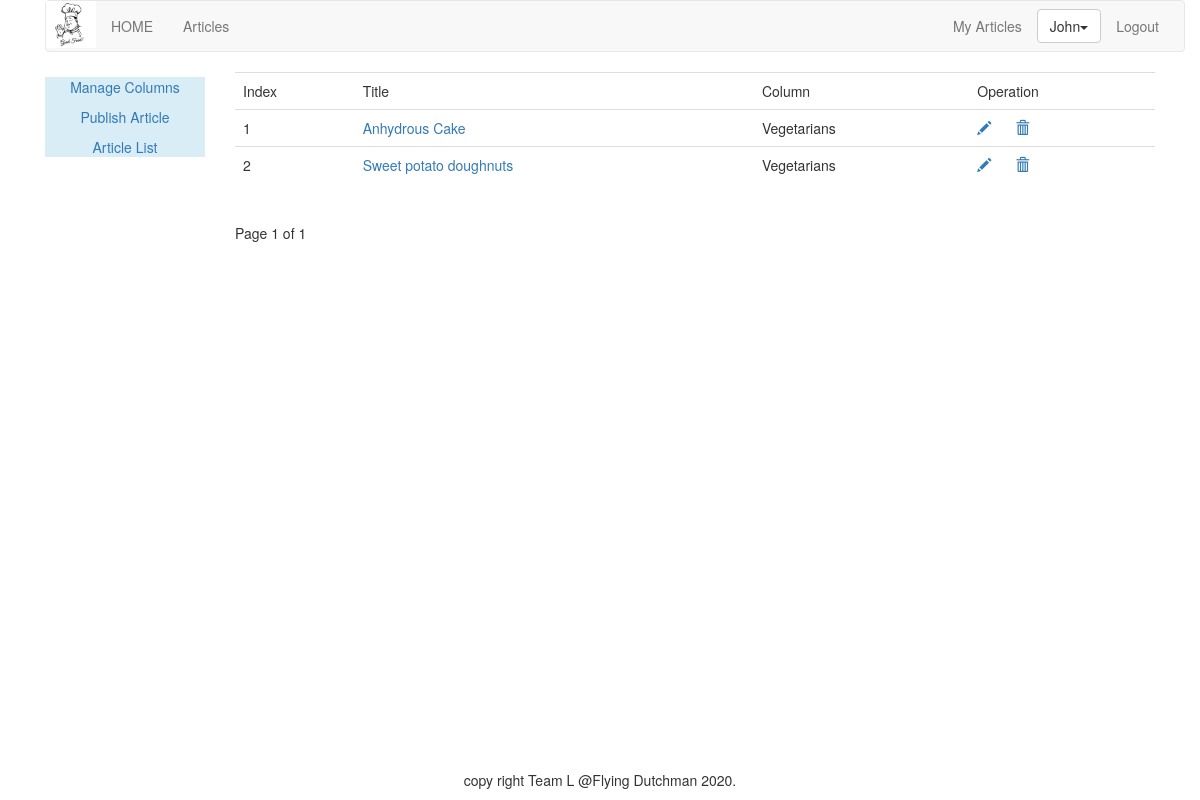
Page /article/article-list/ (signed in) on the committed database.
### article/models.py (models this page shows, shortened)
class ArticlePost(models.Model):
    author = models.ForeignKey(User, on_delete=models.CASCADE, related_name="article")
    title = models.CharField(max_length=200)
    abstract = models.CharField(max_length=200)
    slug = models.SlugField(max_length=500)
    column = models.ForeignKey(ArticleColumn, on_delete=models.CASCADE, related_name="article_column")
    body = models.TextField()
    created = models.DateTimeField(default=timezone.now)
    updated = models.DateTimeField(auto_now=True)
    users_like = models.ManyToManyField(User, related_name="articles_like", blank=True)
    users_view = models.ManyToManyField(User, related_name="articles_view", blank=True)
    class Meta:
        ordering = ("-updated",)
        index_together = (('id', 'slug'),)
    def get_absolute_url(self):
        return reverse("article:article_detail", args=[self.id, self.slug])

class ArticleColumn(models.Model):
    user = models.ForeignKey(User, related_name='article_column', on_delete=models.CASCADE)
    column = models.CharField(max_length=200)
    created = models.DateField(auto_now_add=True)
    def __str__(self):
        return self.column

### article/views.py (the view)
# urls.py: path('article-list/', views.article_list, name="article_list"),
@login_required(login_url='/account/login')
def article_list(request):
    articles_list = ArticlePost.objects.filter(author=request.user)
    paginator = Paginator(articles_list, 10)
    page = request.GET.get('page')
    try:
        current_page = paginator.page(page)
        articles = current_page.object_list
    except PageNotAnInteger:
        current_page = paginator.page(1)
        articles = current_page.object_list
    except EmptyPage:
        current_page = paginator.page(paginator.num_pages)
        articles = current_page.object_list
    return render(request, "article/column/article_list.html", {"articles": articles, "page": current_page})

### templates/article/column/article_list.html (shortened to what this page needs)
{% extends "article/base.html" %}
{% load staticfiles %}
{% block content %}
<div>
    <table class="table table-hover">
        <tr>
            <td>Index</td>
            <td>Title</td>
            <td>Column</td>
            <td>Operation</td>
        </tr>
        {% for article in articles %}
        <tr id={{ article.id }}>
            <td>{{ forloop.counter }}</td>
            <td><a href="{{ article.get_absolute_url }}">{{ article.title }}</a></td>
            <td>{{ article.column }}</td>
            <td>
                <a name="edit" href="{% url 'article:redit_article' article.id %}"><span
                        class="glyphicon glyphicon-pencil"></span></a>
                <a nane="delete" href="javascript:" onclick="del_article(this, {{ article.id }})"><span
                        class="glyphicon glyphicon-trash" style="margin-left:20px;"></span></a>
            </td>
        </tr>
        {% endfor %}
    </table>
    {% include "paginator.html" %}
</div>
{% endblock %}

### templates/article/header.html (shortened to what this page needs)
{% load staticfiles %}
<div class="container">
    <nav class="navbar navbar-default" role="navigation">
        <div class="navbar-header">
            <img src="{% static '/images/logo.jpg' %}" width="50px">
        </div>
        <div>
            <ul class="nav navbar-nav" role="navigation">
                <li><a href="{% url 'home' %}">HOME</a></li>
                <li><a href="{% url 'article:article_titles' %}">Articles</a></li>
            </ul>
            <ul class="nav navbar-nav navbar-right" style="margin-right:10px">
                <li><a href="{% url 'article:article_column' %}">My Articles</a></li>
                {% if user.is_authenticated %}
                <li>
                    <div class="dropdown" style="margin-top:8px">
                        <button class='btn btn-default dropdown-toggle' type='button' id='dropdownMenu'
                            data-toggle='dropdown'>
                            {{ user.username }}<span class='caret'></span>
                        </button>
                    </div>
                </li>
                <li><a href="{% url 'account:user_logout' %}">Logout</a></li>
                {% else %}
                <li><a href="{% url 'account:user_login' %}">Login</a></li>
                <li><a href="{% url 'account:user_register' %}">Sign up</a></li>
                {% endif %}
            </ul>
        </div>
    </nav>
</div>

### rows in the picture
ArticlePost: title "Anhydrous Cake", column "Vegetarians"
ArticlePost: title "Sweet potato doughnuts", column "Vegetarians"

### other values in the picture
{{ user.username }} "John"
{{ page.number }} "1"
{{ page.paginator.num_pages }} "1"
